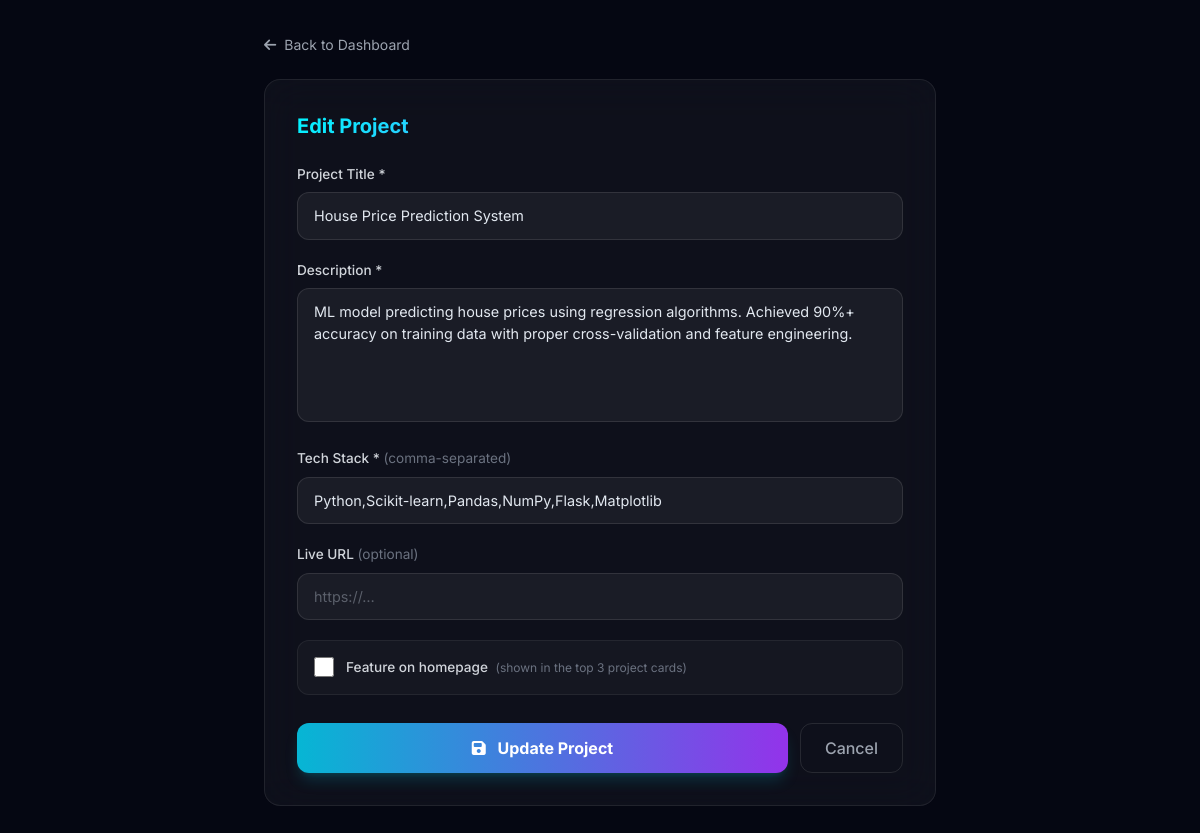
The app's page /admin/project/edit/6 (signed in) with its own data.
### tables this page shows
CREATE TABLE projects (
        id INTEGER PRIMARY KEY AUTOINCREMENT,
        title TEXT NOT NULL,
        description TEXT NOT NULL,
        tech_stack TEXT NOT NULL,
        live_url TEXT,
        is_featured INTEGER DEFAULT 0,
        created_at TEXT NOT NULL
    );

### app.py (the view, shortened to what this page needs)
@app.route("/admin/project/edit/<int:pid>", methods=["GET", "POST"])
@admin_required
def admin_edit_project(pid):
    conn    = get_db()
    project = conn.execute("SELECT * FROM projects WHERE id=?", (pid,)).fetchone()
    conn.close()
    return render_template("admin/project_form.html", project=project)

### app.py (called while the page is built)
def get_db():
    conn = sqlite3.connect(DB_PATH)
    conn.row_factory = sqlite3.Row
    return conn

def admin_required(f):
    @functools.wraps(f)
    def decorated(*args, **kwargs):
        if not session.get("admin_logged_in"):
            return redirect(url_for("admin_login"))
        return f(*args, **kwargs)
    return decorated

### templates/admin/project_form.html (shortened to what this page needs)
<!DOCTYPE html>
<html lang="en">
<head>
  <script src="https://cdn.tailwindcss.com"></script>
  <link rel="stylesheet" href="https://cdnjs.cloudflare.com/ajax/libs/font-awesome/6.5.0/css/all.min.css"/>
</head>
<body class="min-h-screen p-8">
  <div class="max-w-2xl mx-auto">
    <a href="/admin" class="inline-flex items-center gap-2 text-sm text-gray-400 hover:text-cyan-400 transition-colors mb-6 group">
      <i class="fas fa-arrow-left group-hover:-translate-x-1 transition-transform"></i>Back to Dashboard
    </a>
    <div class="glass p-8">
      <h1 class="text-xl font-bold mb-6 grad-text">
        {% if project %}Edit Project{% else %}Add New Project{% endif %}
      </h1>
      <form method="POST" class="space-y-5">
        <div>
          <label>Project Title *</label>
          <input name="title" type="text" required class="input-field"
            value="{{ project.title if project else '' }}"
            placeholder="e.g. Student Management System"/>
        </div>
        <div>
          <label>Description *</label>
          <textarea name="description" rows="5" required class="input-field resize-none"
            placeholder="Describe what the project does and what problem it solves…">{{ project.description if project else '' }}</textarea>
        </div>
        <div>
          <label>Tech Stack * <span class="text-gray-500 font-normal">(comma-separated)</span></label>
          <input name="tech_stack" type="text" required class="input-field"
            value="{{ project.tech_stack if project else '' }}"
            placeholder="Python, Django, MySQL, Bootstrap"/>
        </div>
        <div>
          <label>Live URL <span class="text-gray-500 font-normal">(optional)</span></label>
          <input name="live_url" type="url" class="input-field"
            value="{{ project.live_url if project else '' }}"
            placeholder="https://…"/>
        </div>
        <div class="flex items-center gap-3 p-4 rounded-xl"
          style="background:rgba(255,255,255,0.03);border:1px solid rgba(255,255,255,0.06);">
          <input name="is_featured" type="checkbox" id="is_featured" class="w-5 h-5 accent-cyan-400"
            {% if project and project.is_featured %}checked{% endif %}/>
          <label for="is_featured" class="mb-0 cursor-pointer">
            Feature on homepage
            <span class="text-gray-500 font-normal text-xs ml-1">(shown in the top 3 project cards)</span>
          </label>
        </div>
        <div class="flex gap-3 pt-2">
          <button type="submit"
            class="flex-1 py-3 rounded-xl font-bold text-white bg-gradient-to-r from-cyan-500 to-purple-600
                   hover:brightness-110 transition-all shadow-lg shadow-cyan-500/20">
            <i class="fas {% if project %}fa-save{% else %}fa-plus{% endif %} mr-2"></i>
            {% if project %}Update{% else %}Add{% endif %} Project
          </button>
          <a href="/admin"
            class="px-6 py-3 rounded-xl border border-white/10 text-gray-400 hover:text-white hover:border-white/20
                   transition-all font-medium text-center">Cancel</a>
        </div>
      </form>
    </div>
  </div>
</body>
</html>

### templates/admin/project_form.html (style rules this page uses)
body { font-family:'Inter',sans-serif; background:#050712; color:#e2e8f0; }
.glass { background:rgba(255,255,255,0.04); backdrop-filter:blur(20px); border:1px solid rgba(255,255,255,0.08); border-radius:16px; }
.input-field { width:100%; padding:12px 16px; border-radius:12px; font-size:.9rem; background:rgba(255,255,255,0.05); border:1px solid rgba(255,255,255,0.1); color:#e2e8f0; outline:none; transition:all .3s; font-family:inherit; }
.input-field::placeholder { color:rgba(156,163,175,0.5); }
label { display:block; font-size:.85rem; font-weight:500; color:#d1d5db; margin-bottom:8px; }
.grad-text { background:linear-gradient(135deg,#00f5ff,#b347ff); -webkit-background-clip:text; -webkit-text-fill-color:transparent; }

### records on screen
projects: title "House Price Prediction System", description "ML model predicting house prices using regression algorithms. Achieved 90%+ accuracy on training data with proper cross-validation and feature engineering.", tech_stack "Python,Scikit-learn,Pandas,NumPy,Flask,Matplotlib"
